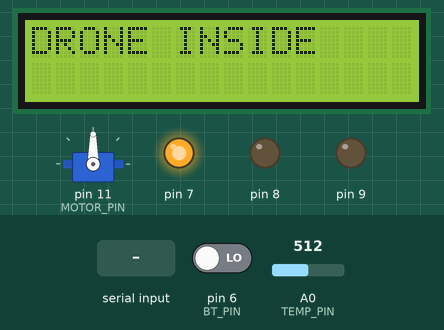
This program was run on a simulated Arduino Uno, built with avr-gcc and run on an emulated ATmega328P. Shown: 16×2 character LCD, servo, output pins drawn as LEDs (lit = HIGH). Inputs (shaded band) come from the test bench; at power-on: pin 6 (BT_PIN) LOW, A0 (TEMP_PIN) = 512. What the program prints to the serial monitor is not drawn.

Above: at 1.2 s.
1.3 s: "1\n" received over Serial
At 4.6 s:
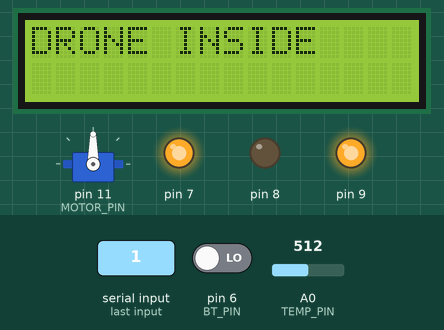
Timing chart, 0 to 6.1 s (numbered marks = the images above; inputs shaded):
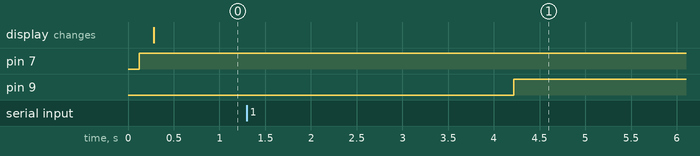

The program:

main.cpp
```cpp
/*
 * AUTORI:
 * Martina Malagoli
 * Davide Mancini
 * Filippo Ricciotti
*/

#include "config.h"
#include "kernel/Logger.h"
#include "kernel/Protocol.h"
#include "kernel/Scheduler.h"
#include "model/HWPlatform.h"
#include "tasks/AlarmTask.h"
#include "tasks/HangarDoorTask.h"
#include "tasks/HangarTask.h"
#include "tasks/LCDTask.h"
#include "tasks/SerialCommTask.h"
#include "tasks/BlinkingTask.h"
#include <Arduino.h>

HWPlatform *hw;
Scheduler *scheduler;

void setup()
{
    LoggerService::init(SERIAL_BAUD_RATE);
    hw = new HWPlatform();
    scheduler = new Scheduler();
    scheduler->init(50);

    Task *alarmTask = new AlarmTask(hw->getButton(), hw->getTempSensor(), hw->getLight(ALARM_LED));
    alarmTask->init(50);
    scheduler->addTask(alarmTask);

    Task *serialCommTask = new SerialCommTask();
    serialCommTask->init(50);
    scheduler->addTask(serialCommTask);

    Task *blinkingTask = new BlinkingTask(hw->getLight(G_LED2));
    blinkingTask->init(500);
    scheduler->addTask(blinkingTask);

    Task *lcdTask = new LCDTask(hw->getLCD());
    lcdTask->init(200);
    scheduler->addTask(lcdTask);

    Task *hangarDoorTask = new HangarDoorTask(hw->getMotor());
    hangarDoorTask->init(100);
    scheduler->addTask(hangarDoorTask);

    Task *hangarTask = new HangarTask(hw->getPresenceSensor(), hw->getProximitySensor(), hw->getLight(G_LED1));
    hangarTask->init(50);
    scheduler->addTask(hangarTask);
}

void loop()
{
    scheduler->schedule();
}
```

Button.h
```cpp
#ifndef __BUTTON__
#define __BUTTON__

class Button {

public:
    virtual bool isPressed() = 0;
};

#endif
```

ButtonImpl.cpp
```cpp
#include "ButtonImpl.h"
#include <Arduino.h>

ButtonImpl::ButtonImpl(int pin) {
    this->pin = pin;
    pinMode(pin, INPUT);
}

bool ButtonImpl::isPressed() {
    return digitalRead(pin) == HIGH;
}
```

ButtonImpl.h
```cpp
#ifndef __BUTTONIMPL__
#define __BUTTONIMPL__

#include "Button.h"

class ButtonImpl: public Button {

public:
    ButtonImpl(int pin);
    bool isPressed();

private:
    int pin;
};

#endif
```

Led.cpp
```cpp
#include "Led.h"
#include <Arduino.h>

Led::Led(int pin) {
    this->pin = pin;
    pinMode(pin,OUTPUT);
}

void Led::switchOn() {
    digitalWrite(pin,HIGH);
}

void Led::switchOff() {
    digitalWrite(pin,LOW);
};
```

Led.h
```cpp
#ifndef __LED__
#define __LED__

#include "Light.h"

class Led: public Light {

public:
    Led(int pin);
    void switchOn();
    void switchOff();

protected:
    int pin;
};

#endif
```

Light.h
```cpp
#ifndef __LIGHT__
#define __LIGHT__

class Light {

public:
    virtual void switchOn() = 0;
    virtual void switchOff() = 0;
};

#endif
```

Pir.cpp
```cpp
#include "Pir.h"
#include <Arduino.h>

Pir::Pir(int pin) {
    this->pin = pin;
    pinMode(pin, INPUT);
}

bool Pir::isDetected() {
    return digitalRead(pin) == HIGH;
}
```

Pir.h
```cpp
#ifndef __PIR__
#define __PIR__

#include "PresenceSensor.h"

class Pir: public PresenceSensor {

public:
    Pir(int pin);
    bool isDetected();

private:
    int pin;
};

#endif
```

PresenceSensor.h
```cpp
#ifndef __PRESENCE__
#define __PRESENCE__

class PresenceSensor {

public:
    virtual bool isDetected() = 0;
};

#endif
```

ProximitySensor.h
```cpp
#ifndef __PROXIMITYSENSOR__
#define __PROXIMITYSENSOR__

class ProximitySensor {

public:
    virtual float getDistance() = 0;
};


#endif
```

ServoMotor.h
```cpp
#ifndef __SERVO_MOTOR__
#define __SERVO_MOTOR__

class ServoMotor {

public:
    virtual void on() = 0;
    virtual bool isOn() = 0;
    virtual void setPosition(int angle) = 0;
    virtual int getPosition() = 0;
    virtual void off() = 0;
};

#endif
```

ServoMotorImpl.cpp
```cpp
#include "ServoMotorImpl.h"
#include <Arduino.h>

constexpr int MAX_ANGLE = 180;
// valori adattati al motore utilizzato
constexpr int MIN = 500;
constexpr int MAX = 2400;
constexpr float COEFF = (MAX - MIN) / (float)MAX_ANGLE;

ServoMotorImpl::ServoMotorImpl(int pin) {
    this->pin = pin;
    _on = false;
}

void ServoMotorImpl::on() {
    motor.attach(pin);
    _on = true;
}

bool ServoMotorImpl::isOn() { return _on; }

void ServoMotorImpl::setPosition(int angle) {
    if (angle > MAX_ANGLE) {
        angle = MAX_ANGLE;
    } else if (angle < 0) {
        angle = 0;
    }
    motor.write(MIN + angle * COEFF);
}

int ServoMotorImpl::getPosition() {
    return (motor.read() - MIN) / COEFF;
}

void ServoMotorImpl::off() {
    _on = false;
    motor.detach();
}
```

ServoMotorImpl.h
```cpp
#ifndef __SERVO_MOTOR_IMPL__
#define __SERVO_MOTOR_IMPL__

#include "ServoMotor.h"
#include "ServoTimer2.h"
#include <Arduino.h>

class ServoMotorImpl : public ServoMotor {

public:
    ServoMotorImpl(int pin);

    void on();
    bool isOn();
    void setPosition(int angle);
    int getPosition();
    void off();

private:
    int pin;
    bool _on;
    ServoTimer2 motor;
};

#endif
```

Sonar.cpp
```cpp
#include "Sonar.h"

#include <Arduino.h>

Sonar::Sonar(int echoP, int trigP, long maxTime) : echoPin(echoP), trigPin(trigP), timeOut(maxTime) {
    pinMode(trigPin, OUTPUT);
    pinMode(echoPin, INPUT);
    temperature = 20; // default value
}

void Sonar::setTemperature(float temp) {
    temperature = temp;
}

float Sonar::getSoundSpeed() {
    return 331.5 + 0.6*temperature;
}

float Sonar::getDistance() {
    digitalWrite(trigPin,LOW);
    delayMicroseconds(3);
    digitalWrite(trigPin,HIGH);
    delayMicroseconds(5);
    digitalWrite(trigPin,LOW);

    float tUS = pulseIn(echoPin, HIGH, timeOut);
    if (tUS == 0) {
        return NO_OBJ_DETECTED;
    } else {
        float t = tUS / 1000.0 / 1000.0 / 2;
        float d = t*getSoundSpeed();
        return d;
    }
}
```

Sonar.h
```cpp
#ifndef __SONAR__
#define __SONAR__

#include "ProximitySensor.h"

#define NO_OBJ_DETECTED -1

class Sonar: public ProximitySensor {

public:
    Sonar(int echoPin, int trigPin, long maxTime);
    float getDistance();
    void setTemperature(float temp);

private:
    float getSoundSpeed();

private:
    float temperature;
    int echoPin, trigPin;
    long timeOut;
};

#endif 
```

TempSensor.h
```cpp
#ifndef __TEMP_SENSOR__
#define __TEMP_SENSOR__

class TempSensor {

public:
    virtual float getTemperature() = 0;
};

#endif
```

TempSensorNTC.cpp
```cpp
#include "TempSensorNTC.h"
#include "Arduino.h"

constexpr float CONVERSION = 5.0 / 3.3; // Volt vcc / 3.3 volt
constexpr float MAX_DAC = 1023.0;
constexpr float KELVIN_CELSIUS_CONV = 273.15;
constexpr float C1 = 1.009249522e-03, C2 = 2.378405444e-04, C3 = 2.019202697e-07;
constexpr float R1 = 10000.0;
constexpr int SAMPLING_RATE = 5;

TempSensorNTC::TempSensorNTC(int p) : pin(p) {
}

float TempSensorNTC::getTemperature() {
    float samples = 0;
    for (int i = 0; i < SAMPLING_RATE; i++) {
        samples += analogRead(pin);
        delayMicroseconds(1000);
    }
    float average = samples * CONVERSION / SAMPLING_RATE;
    float logR2 = log(R1 * (MAX_DAC / average - 1.0));
    return 1.0 / (C1 + C2 * logR2 + C3 * logR2 * logR2 * logR2) - KELVIN_CELSIUS_CONV;
}
```

TempSensorNTC.h
```cpp
#ifndef __TEMP_SENSOR_NTC__
#define __TEMP_SENSOR_NTC__

#include "TempSensor.h"

class TempSensorNTC: public TempSensor {

public:
    TempSensorNTC(int pin);
    virtual float getTemperature();

private:
    int pin;
};

#endif
```

Logger.cpp
```cpp
#include "Logger.h"
#include "Protocol.h"
#include "config.h"

void LoggerService::init(unsigned long baudRate) {
    Serial.begin(baudRate);
}

void LoggerService::log(const String& msg) {
    DEBUG_CALL(Serial.println(String(LOG_PREFIX) + msg));
}
```

Logger.h
```cpp
#ifndef __LOGGER__
#define __LOGGER__

#include <Arduino.h>

class LoggerService {

public:
    static void init(unsigned long baudRate);
    static void log(const String& msg);

private:
    static LoggerService instance;
};

#endif
```

Protocol.h
```cpp
#ifndef __PROTOCOL__
#define __PROTOCOL__

// Baud rate atteso dal DRU (specificato in DroneRemoteUnitLauncher.java)
constexpr unsigned long SERIAL_BAUD_RATE = 115200uL;

// prefissi messaggio
#define STATE_PREFIX    "st:"
#define ALARM_PREFIX    "al:"
#define LOG_PREFIX      "lo:"

// comando ricevuto dal DRU
#define CMD_OPEN "cmd:OPEN"

// drone states
#define MSG_DRONE_REST      "REST"
#define MSG_DRONE_TAKEOFF   "TAKEOFF"
#define MSG_DRONE_OUT       "OUT"
#define MSG_DRONE_LANDING   "LANDING"

// hangar states
#define MSG_HANGAR_NORMAL   "NORMAL"
#define MSG_HANGAR_PREALARM "PREALARM"
#define MSG_HANGAR_ALARM    "ALARM"

#endif
```

Scheduler.cpp
```cpp
#include "Scheduler.h"
#include <TimerOne.h>

volatile bool timerFlag;

void timerHandler(void) {
    timerFlag = true;
}

void Scheduler::init(int basePeriod) {
    this->basePeriod = basePeriod;
    timerFlag = false;
    long period = 1000L*basePeriod;
    Timer1.initialize(period);
    Timer1.attachInterrupt(timerHandler);
    nTasks = 0;
}

bool Scheduler::addTask(Task* task) {
    if (nTasks < MAX_TASKS-1){
        taskList[nTasks] = task;
        nTasks++;
        return true;
    } else {
        return false;
    }
}

void Scheduler::schedule() {
    while (!timerFlag) {}
    timerFlag = false;

    for (int i = 0; i < nTasks; i++){
        if (taskList[i]->isActive()){
            if (taskList[i]->isPeriodic()){
                if (taskList[i]->updateAndCheckTime(basePeriod)){
                    taskList[i]->tick();
                }
            } else {
                taskList[i]->tick();
                if (taskList[i]->isCompleted()){
                    taskList[i]->setActive(false);
                }
            }
        }
    }
}
```

Scheduler.h
```cpp
#ifndef __SCHEDULER__
#define __SCHEDULER__

#include "Task.h"

constexpr int MAX_TASKS = 50;

class Scheduler {

public:
    void init(int basePeriod);
    virtual bool addTask(Task* task);
    virtual void schedule();

private:
    int basePeriod;
    int nTasks;
    Task* taskList[MAX_TASKS];
};

#endif
```

SerialComm.cpp
```cpp
#include "SerialComm.h"
#include "Logger.h"
#include "Protocol.h"

constexpr int BUFFER_SIZE = 32;

SerialCommService::SerialCommService()
{
    inputBuffer = "";
    inputBuffer.reserve(BUFFER_SIZE);
    openCommandPending = false;
}

void SerialCommService::poll()
{
    while (Serial.available() > 0)
    {
        char c = (char)Serial.read();
        if (c == '\n')
        {
            processMessage(getInstance().inputBuffer);
            getInstance().inputBuffer = "";
        }
        else if (c != '\r')
        {
            getInstance().inputBuffer += c;
        }
    }
}

void SerialCommService::processMessage(const String &msg)
{
    if (msg == CMD_OPEN)
    {
        getInstance().openCommandPending = true;
    }
    else if (msg.length() > 0)
    {
        LoggerService::log("unknown cmd: " + msg);
    }
}

bool SerialCommService::isOpenCommandPending()
{
    return getInstance().openCommandPending;
}

void SerialCommService::consumeOpenCommand()
{
    getInstance().openCommandPending = false;
}

void SerialCommService::sendState(const String &droneState, const String &hangarState, int distanceCm)
{
    Serial.print(STATE_PREFIX);
    Serial.print(droneState);
    Serial.print(":");
    Serial.print(hangarState);
    Serial.print(":");
    Serial.println(distanceCm);
}

void SerialCommService::sendAlarm()
{
    Serial.print(ALARM_PREFIX);
    Serial.println(MSG_HANGAR_ALARM);
}

void SerialCommService::sendPreAlarm()
{
    Serial.print(ALARM_PREFIX);
    Serial.println(MSG_HANGAR_PREALARM);
}

SerialCommService& SerialCommService::getInstance() {
    static SerialCommService instance;
    return instance;
}
```

SerialComm.h
```cpp
#ifndef __SERIAL_COMM__
#define __SERIAL_COMM__

#include <Arduino.h>

//pensata per task periodiche
class SerialCommService {

public:
    // Legge i byte disponibili sulla Serial e aggiorna lo stato interno.
    static void poll();

    // true se dall'ultima consumeOpenCommand() e' arrivato un "cmd:OPEN".
    static bool isOpenCommandPending();

    // Consuma il comando di apertura pendente (lo resetta a false).
    static void consumeOpenCommand();

    // Invia "st:<droneState>:<hangarState>:<distanceCm>"
    static void sendState(const String& droneState, const String& hangarState, int distanceCm);

    // Invia "al:ALARM"
    static void sendAlarm();

    // Invia "al:PREALARM"
    static void sendPreAlarm();

    static SerialCommService& getInstance();

private:
    static void processMessage(const String& msg);

    SerialCommService();

private:
    String inputBuffer;
    bool openCommandPending;
};

#endif
```

Task.cpp
```cpp
#include "Task.h"

Task::Task() {
    active = false;
}

void Task::init(int period) {
    myPeriod = period;
    periodic = true;
    active = true;
    timeElapsed = 0;
}

void Task::init() {
    timeElapsed = 0;
    periodic = false;
    active = true;
    completed = false;
}

void Task::setActive(bool active) {
    timeElapsed = 0;
    this->active = active;
}

bool Task::updateAndCheckTime(int basePeriod) {
    timeElapsed += basePeriod;
    if (timeElapsed >= myPeriod){
        timeElapsed = 0;
        return true;
    } else {
        return false;
    }
}

void Task::setCompleted() {
    completed = true;
    active = false;
}

bool Task::isCompleted() {
    return completed;
}

bool Task::isPeriodic() {
    return periodic;
}

bool Task::isActive() {
    return active;
}

int Task::getPeriod() {
    return myPeriod;
}
```

Task.h
```cpp
#ifndef __TASK__
#define __TASK__

class Task {

public:
    Task();

    /* periodic */
    virtual void init(int period);

    /* aperiodic */
    virtual void init();

    virtual void tick() = 0;
    virtual void setActive(bool active);

    bool updateAndCheckTime(int basePeriod);
    void setCompleted();
    bool isCompleted();
    bool isPeriodic();
    bool isActive();
    int getPeriod();

private:
    int myPeriod;
    int timeElapsed;
    bool active;
    bool periodic;
    bool completed;
};

#endif
```

Context.cpp
```cpp
#include "Context.h"

void Context::setHangarState(HangarState state) {
    getInstance().hangarState = state;
}

bool Context::isDroneInside() {
    return getInstance().hangarState == DRONE_INSIDE;
}

bool Context::isDroneOutside() {
    return getInstance().hangarState == DRONE_OUTSIDE;
}

bool Context::isDroneLanding() {
    return getInstance().hangarState == DRONE_LANDING;
}

bool Context::isDroneTakingOff() {
    return getInstance().hangarState == DRONE_TAKE_OFF;
}

void Context::setAlarm() {
    getInstance().alarmState = ALARM;
}

void Context::setPreAlarm() {
    getInstance().alarmState = PRE_ALARM;
}

void Context::resetAlarm() {
    getInstance().alarmState = NO_ALARM;
}

bool Context::isAlarmOff() {
    return getInstance().alarmState == NO_ALARM;
}

bool Context::isPreAlarmOn() {
    return getInstance().alarmState == PRE_ALARM;
}

bool Context::isAlarmOn() {
    return getInstance().alarmState == ALARM;
}

float Context::getDistanceFromDrone() {
    return getInstance().distanceFromDrone;
}

void Context::setDistanceFromDrone(float distance) {
    getInstance().distanceFromDrone = distance;
}

bool Context::isHangarDoorOpen() {
    return getInstance().hangarDoorOpen;
}

bool Context::isRequestedDoorOpening() {
    return getInstance().requestHangarDoorOpening;
}

void Context::openHangarDoor() {
    getInstance().requestHangarDoorOpening = true;
}

void Context::setHangarDoorOpen() {
    getInstance().requestHangarDoorOpening = false;
    getInstance().hangarDoorOpen = true;
}

void Context::setHangarDoorClosed() {
    getInstance().hangarDoorOpen = false;
}

Context& Context::getInstance() {
    static Context instance;
    return instance;
}

Context::Context()
    : hangarState(DRONE_INSIDE), alarmState(NO_ALARM), distanceFromDrone(0.0), hangarDoorOpen(false), requestHangarDoorOpening(false)
{
}
```

Context.h
```cpp
#ifndef __CONTEXT__
#define __CONTEXT__

enum HangarState {
    DRONE_INSIDE,
    DRONE_TAKE_OFF,
    DRONE_OUTSIDE,
    DRONE_LANDING
};

enum AlarmState {
    NO_ALARM,
    PRE_ALARM,
    ALARM
};

class Context {

public:
    static void setHangarState(HangarState state);

    static bool isDroneInside();
    static bool isDroneOutside();
    static bool isDroneLanding();
    static bool isDroneTakingOff();

    static void setAlarm();
    static void setPreAlarm();
    static void resetAlarm();

    static bool isAlarmOff();
    static bool isPreAlarmOn();
    static bool isAlarmOn();

    static float getDistanceFromDrone();
    static void setDistanceFromDrone(float distance);

    static bool isHangarDoorOpen();
    static bool isRequestedDoorOpening();
    static void openHangarDoor();
    static void setHangarDoorOpen();
    static void setHangarDoorClosed();

    static Context& getInstance();

private:
    Context();

private:
    HangarState hangarState;
    AlarmState alarmState;
    float distanceFromDrone;
    bool hangarDoorOpen;
    bool requestHangarDoorOpening;
};

#endif
```

HWPlatform.cpp
```cpp
#include "HWPlatform.h"
#include <Arduino.h>
#include "LiquidCrystal_I2C.h"
#include "devices/ButtonImpl.h"
#include "devices/Led.h"
#include "devices/Light.h"
#include "devices/Pir.h"
#include "devices/ServoMotorImpl.h"
#include "devices/Sonar.h"
#include "devices/TempSensorNTC.h"
#include "config.h"

constexpr long MAX_TIME = 25000L; //This time is used to determine the max distance detected by the sonar -> 25000ms ~ 4 meters

void wakeUp() {}

HWPlatform::HWPlatform() {
	pButton = new ButtonImpl(BT_PIN);
	pLcd = new LiquidCrystal_I2C(LCD_ADDRESS, LCD_COLUMNS, LCD_ROWS);
	pLcd->init();
	pLcd->backlight();
	pMotor = new ServoMotorImpl(MOTOR_PIN);

	for (int i = 0; i < NUMBER_LEDS; i++) {
		pLights[i] = new Led(ledPins[i]);
	}

	pPresenceSensor = new Pir(PIR_PIN);
	pProximitySensor = new Sonar(SONAR_ECHO_PIN, SONAR_TRIG_PIN, MAX_TIME);
	pTempSensorNTC = new TempSensorNTC(TEMP_PIN);
}

void HWPlatform::init() {
}

Button *HWPlatform::getButton() {
	return this->pButton;
}

Light *HWPlatform::getLight(int index) {
	return this->pLights[index];
}

ServoMotor *HWPlatform::getMotor() {
	return this->pMotor;
}

PresenceSensor *HWPlatform::getPresenceSensor() {
	return this->pPresenceSensor;
}

ProximitySensor *HWPlatform::getProximitySensor() {
	return this->pProximitySensor;
}

TempSensor *HWPlatform::getTempSensor() {
	return this->pTempSensorNTC;
}

LiquidCrystal_I2C *HWPlatform::getLCD() {
	return this->pLcd;
}
```

HWPlatform.h
```cpp
#ifndef __HW_PLATFORM__
#define __HW_PLATFORM__

#include "config.h"
#include "devices/Button.h"
#include "devices/Light.h"
#include "devices/PresenceSensor.h"
#include "devices/ProximitySensor.h"
#include "devices/ServoMotor.h"
#include "devices/TempSensor.h"
#include "LiquidCrystal_I2C.h"

class HWPlatform {

public:
    HWPlatform();
    void init();

    Button* getButton();
    Light*  getLight(int index);
    ServoMotor* getMotor();
    PresenceSensor*  getPresenceSensor();
    ProximitySensor* getProximitySensor();
    TempSensor* getTempSensor();
    LiquidCrystal_I2C* getLCD();

private:
    Button* pButton;
    Light* pLights[NUMBER_LEDS];
    ServoMotor* pMotor;
    PresenceSensor* pPresenceSensor;
    ProximitySensor* pProximitySensor;
    TempSensor* pTempSensorNTC;
    LiquidCrystal_I2C* pLcd;

};

#endif
```

Source omitted: AlarmTask.cpp (2016 bytes), AlarmTask.h (695 bytes), BlinkingTask.cpp (1463 bytes), BlinkingTask.h (540 bytes), HangarDoorTask.cpp (1396 bytes), HangarDoorTask.h (443 bytes), HangarTask.cpp (2908 bytes), HangarTask.h (783 bytes), SerialCommTask.cpp (2046 bytes), SerialCommTask.h (531 bytes), config.h (1011 bytes), LCDTask.cpp (650 bytes) and 1 more
